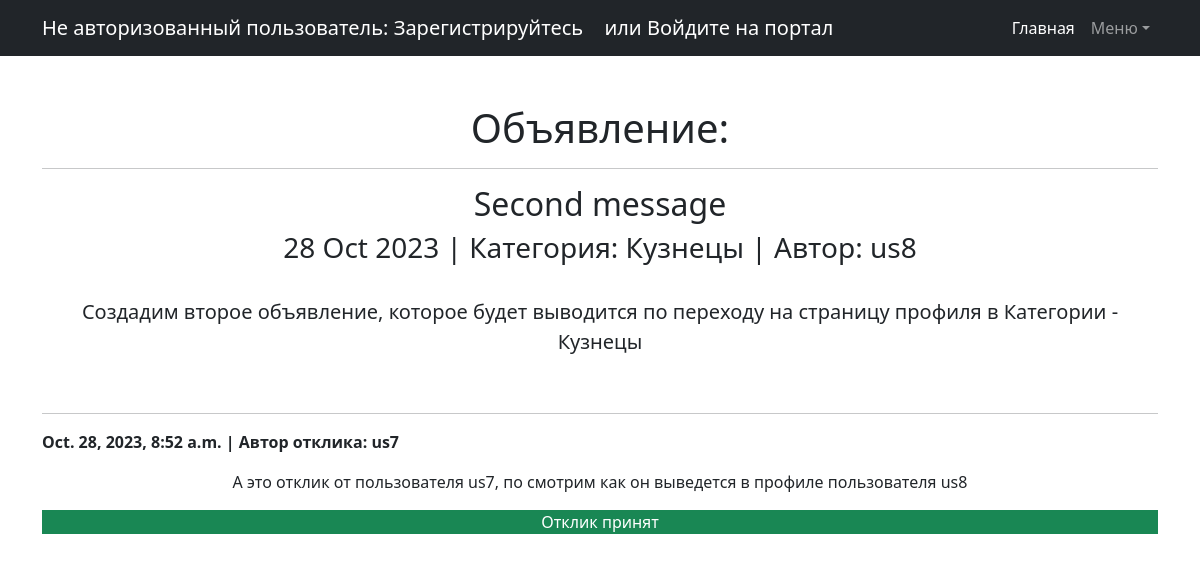
The app's page /messages/14 with its own data.
### Board/models.py (models this page shows, shortened)
class Message(models.Model):
    VARIETY = (
        ('Tanks', 'Танки'),
        ('Healers', 'Хилы'),
        ('DD', 'ДД'),
        ('Traders', 'Торговцы'),
        ('Gildmasters', 'Гилдмастеры'),
        ('Questgivers', 'Квестгиверы'),
        ('Blacksmiths', 'Кузнецы'),
        ('Tanners', 'Кожевники'),
        ('PotionMakers', 'Зельевары'),
        ('SpellMasters', 'Мастера заклинаний'),
    )
    message_header = models.CharField(max_length=255, default='', verbose_name='Заголовок')  # Заголовок объявления
    message_text = models.TextField(default="", verbose_name='Текст объявления')  # Текстовое содержимое объявления
    data_create = models.DateTimeField(auto_now_add=True, verbose_name='Дата создания')  # Дата создания объявления
    category = models.CharField(max_length=20, choices=VARIETY, default='Tanks', blank=False, verbose_name='Категория')
    files = models.FileField(upload_to='files/%Y/%m/%d', verbose_name='Файл',
                             default=None, null=True, blank=True)
    photo = models.ImageField(upload_to='photos/%Y/%m/%d', verbose_name='Фото',
                              default=None, null=True, blank=True)
    message_user = models.ForeignKey(User, related_name='m_user', on_delete=models.CASCADE)

class Comment(models.Model):
    STATUS = (
        (0, 'отклик отклонен'),
        (1, 'отклик принят'),
        (2, 'отклик не рассмотрен'),
    )
    comment_message = models.ForeignKey(Message, related_name='c_message', on_delete=models.CASCADE)
    user = models.ForeignKey(User, related_name='c_user', on_delete=models.CASCADE)
    comment = models.TextField(default='')
    data_create = models.DateTimeField(auto_now_add=True)
    comment_status = models.IntegerField(default=2, choices=STATUS, verbose_name='Статус отклика')  #
    class Meta:
        ordering = ['-data_create']
        indexes = [models.Index(fields=['-data_create'])]

### Board/views.py (the view)
# urls.py: path('messages/<int:pk>', MessageDetail.as_view(), name='message_detail'),  # содержание Объявления
class MessageDetail(DetailView):
    model = Message
    template_name = 'Detail.html'
    context_object_name = 'detail'

### templates/detail.html (shortened to what this page needs)
{% extends 'default.html' %}
{% block content %}
    {% if detail %}
        <h1>Объявление:</h1>
        <hr>
        <h2>{{ detail.message_header }}</h2>
        <h3>{{ detail.data_create|date:'d M Y' }}  |  Категория: {{ detail.get_category_display }}  |  Автор: {{ detail.message_user }}</h3>
        <br>
        <p class="lead">{{ detail.message_text }}</p>
        <br>
        {% for c in detail.c_message.all  %}
            {% if c.comment_status != 0 %}
                <hr>
                <p class="text-black-50, text-start" ><strong>{{ c.data_create }}  |  Автор отклика: {{ c.user }}</strong></p>
                <p class="text-reset">{{ c.comment }}</p>
                {% if c.comment_status == 1 %}
                    <div class="text-bg-success">Отклик принят</div>
                {% endif %}
            {% elif c.comment_status == 0 and request.user.id == detail.message_user.id %}
                <hr>
                <p class="text-black-50, text-start" ><strong>{{ c.data_create }}  |  Автор отклика: {{ c.user }}</strong></p>
                <p class="text-reset">{{ c.comment }}</p>
                <div class="text-bg-warning">Отклик отклонен</div>
            {% endif %}
        {% endfor %}
   {% else %}
       <h2>Объявлений нет!</h2>
   {% endif %}
{% endblock content %}

### records on screen
Message: message_header "Second message", data_create "28 Oct 2023", category "Кузнецы", message_user "us8", message_text "Создадим второе объявление, которое будет выводится по переходу на страницу профиля в Категории - Кузнецы"
Comment: data_create "Oct. 28, 2023, 8:52 a.m.", user "us7", comment "А это отклик от пользователя us7, по смотрим как он выведется в профиле пользователя us8", comment_status "Отклик принят"
